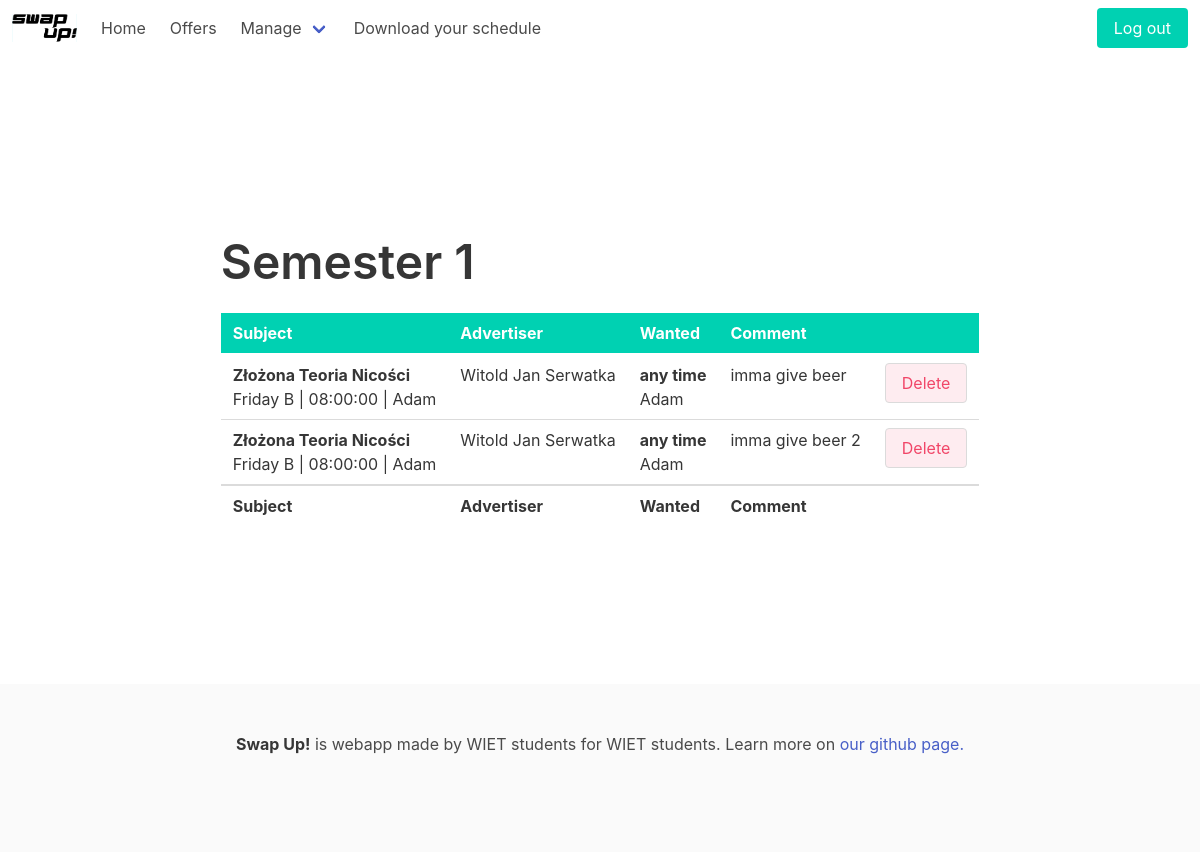
The page /exchange/manage/1 (signed in) on the database its author committed.
### exchange/models.py (models this page shows, shortened)
class Exchange(models.Model):
    creation_time = models.DateTimeField(auto_now_add=True)
    modification_time = models.DateTimeField(auto_now=True)
    end_time = models.DateTimeField(null=True)
    name = models.CharField(max_length=30, null=True)
    semester = models.IntegerField(choices=Semester.choices, null=True)

class Subject(models.Model):
    subject_name = models.CharField(max_length=30, null=True)
    category = models.CharField(max_length=30, null=True)
    path = models.CharField(max_length=30, choices=PATHS, null=True)
    semester = models.IntegerField(choices=Semester.choices, null=True)
    mandatory = models.BooleanField(null=True)

class Teacher(models.Model):
    TITLES = [
        ('inż.', 'inżynier'),
        ('mgr. inż.', 'magister inżynier'),
        ('dr.', 'doktor'),
        ('dr. inż.', 'doktor inżynier')
    ]
    name = models.CharField(max_length=60, null=True)
    title = models.CharField(max_length=30, choices=TITLES, null=True)

class Offer(models.Model):
    STATES = [
        ('N', 'New'),
        ('P', 'Pending'),
        ('C', 'Closed')
    ]
    student = models.ForeignKey(Student, on_delete=models.CASCADE, null=True)
    exchange = models.ForeignKey(Exchange, on_delete=models.CASCADE, null=True)
    state = models.CharField(max_length=10, choices=STATES, default=STATES[0])
    add_time = models.DateTimeField(auto_now_add=True, null=True)
    unwanted_class = models.ForeignKey(Class, on_delete=models.CASCADE, related_name='unwanted_class', null=True)
    preferred_days = None
    preferred_times = None
    preferred_classes = models.ManyToManyField(Class, related_name='user_green')
    acceptable_classes = models.ManyToManyField(Class, related_name='user_yellow')
    preferred_teachers = models.ManyToManyField(Teacher)
    additional_information = models.CharField(max_length=100, null=True)
    other_student = models.ForeignKey(User, on_delete=models.CASCADE, null=True)
    other_offer = models.ForeignKey("Offer", on_delete=models.CASCADE, null=True)

### exchange/views.py (the view)
# urls.py: path('manage/<int:exchange_id>', views.exhange, name='exchange')
@login_required
def exhange(request, exchange_id):
    name = ''
    items = []
    db_exchanges = Exchange.objects.all()
    for exchange in db_exchanges:
        if exchange.semester == exchange_id:
            name = exchange.name
    db_offers = Offer.objects.all()
    for offer in db_offers:
        item_dict = {
            "student": f'{offer.student.user.first_name} {offer.student.user.last_name}' if offer.student.user.first_name and offer.student.user.last_name else 'Anonymous',
            "subject": offer.unwanted_class.subject.subject_name if offer.unwanted_class.subject.subject_name else '',
            "time": f'{offer.unwanted_class.day} {offer.unwanted_class.week} | {offer.unwanted_class.time}' if offer.unwanted_class else '',
            "other_times": offer.preferred_days,
            "teacher": offer.unwanted_class.teacher.name if offer.unwanted_class.teacher else '',
            "other_teachers": ",".join([teacher.name for teacher in offer.preferred_teachers.all()]),
            "comment": offer.additional_information if offer.additional_information else None,
        }
        items.append(item_dict)
    if request.GET.get('delete_offer'):
        print(request.GET.get('delete_offer'))
    return render(request, 'exchange/exchange.html', {'items': items, 'name': name})

### exchange/templates/exchange/exchange.html (shortened to what this page needs)
{% extends 'base.html' %}
{% block content %}
<div class="container is-max-desktop">
    <p class="title is-1"> {{name}} </p>
    <table class='table'>
        <thead>
        <tr class="is-selected">
            <th>Subject</th>
            <th>Advertiser</th>
            <th>Wanted</th>
            <th>Comment</th>
            <th></th>
        </tr>
        </thead>
        <tfoot>
        <tr>
            <th>Subject</th>
            <th>Advertiser</th>
            <th>Wanted</th>
            <th>Comment</th>
            <th></th>
        </tr>
        </tfoot>
        <tbody>
        {% for item in items %}
        <tr>
            <td>
                <strong>{{item.subject}}</strong>
                <p>{{item.time}} | {{item.teacher}}</p>
            </td>
            <td>
                {% if item.student %}
                {{item.student}}
                {% endif %}
            </td>
            <td>
                <strong>
                    {% if item.other_times %}
                    {{item.other_times}}
                    {% else %}
                    any time
                    {% endif %}
                </strong>
                <p>
                    {% if item.other_teachers %}
                    {{item.other_teachers}}
                    {% else %}
                    any teacher
                    {% endif %}
                </p>
            </td>
            <td>
                {% if item.comment %}
                {{item.comment}}
                {% endif %}
            </td>
            <td>
                <form action="" method="get">
                    <button id="{{item.id}}" onclick="onDelete('{{item.id}}');" class="button has-background-danger-light has-text-danger" name="delete_offer" value="">
                        Delete
                    </button>
                </form>
            </td>
        </tr>
        {% endfor %}
        </tbody>
    </table>
</div>
{% endblock %}

### rows shown on the page
Exchange: name "Semester 1"
Subject: subject "Złożona Teoria Nicości" "Złożona Teoria Nicości"
Teacher: teacher "Adam" "Adam", other_teachers "Adam" "Adam"
Offer: comment "imma give beer"
Offer: comment "imma give beer 2"

### other values the page prints
{{ item.time }} "Friday B | 08:00:00" "Friday B | 08:00:00"
{{ item.student }} "Witold Jan Serwatka" "Witold Jan Serwatka"
